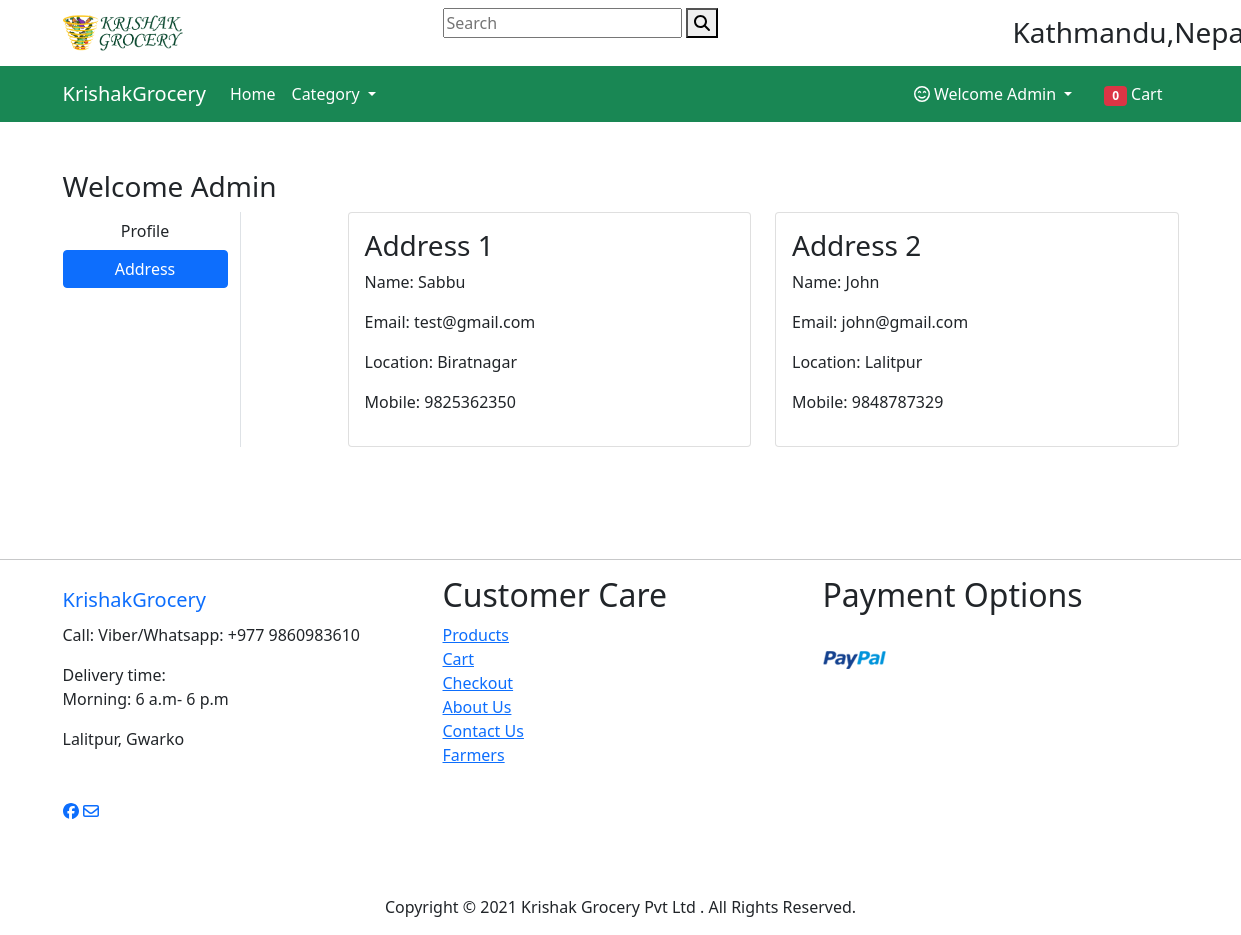
Page /address/ (signed in) on the earlier database version.
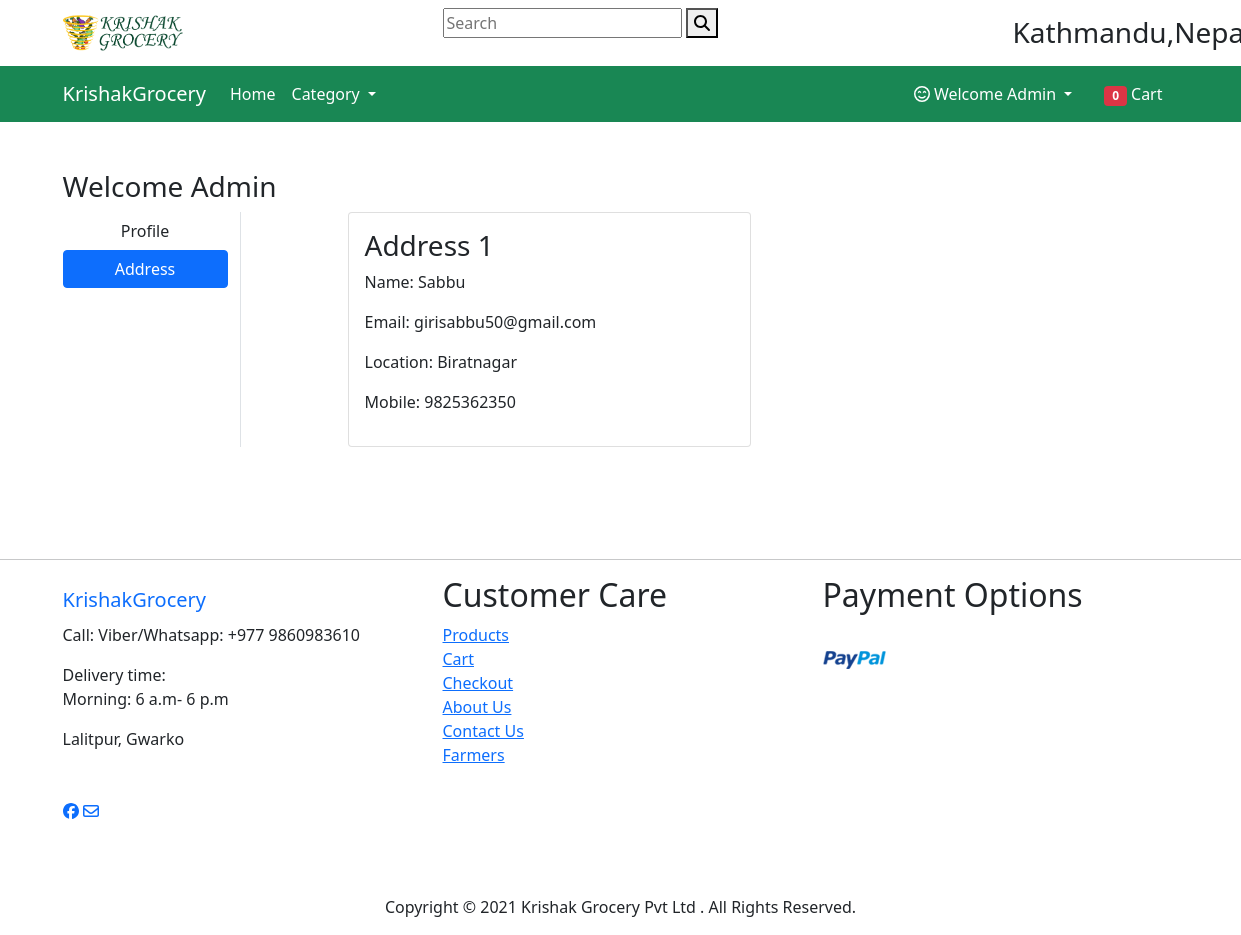
Same page on the later database version.
### app/models.py (models this page shows, shortened)
class Customer(models.Model):
    user = models.ForeignKey(User, on_delete=models.CASCADE)
    name =  models.CharField(max_length=200)
    email = models.EmailField(max_length=50)
    mobile_number = models.CharField(max_length=200)
    location = models.CharField(max_length=200)

### app/views.py (the view)
# urls.py: path('address/', views.address, name='address'),
def address(request):
    totalitem = 0
    if request.user.is_authenticated:
        totalitem = len(Cart.objects.filter(user=request.user))
        add = Customer.objects.filter(user=request.user)
    return render(request, 'app/address.html', {'add':add, 'totalitem':totalitem, 'active':'btn-primary'})

### app/templates/app/address.html (shortened to what this page needs)
{% extends 'app/base.html' %}
{% load static %}
{% block main-content %}
<div class="container my-5">
 <div class="row">
 <h3>Welcome <span class="text-capitalize">{{request.user}}</span></h3>
  <div class="col-sm-2 border-end">
   <ul class="list-unstyled">
    <li class="d-grid"><a href="{% url 'profile' %}" class="btn ">Profile</a></li>
    <li class="d-grid"><a href="{% url 'address' %}" class="btn {{active}}">Address</a></li>
   </ul>
  </div>
  <div class="col-sm-9 offset-sm-1">
   <div class="row">
    {% for ad in add %}
    <div class="col-sm-6">
     <div class="card">
      <div class="card-body">
       <h3>Address {{forloop.counter}}</h3>
       <p>Name: {{ad.name}}</p>
       <p>Email: {{ad.email}}</p>
       <p>Location: {{ad.location}}</p>
       <p>Mobile: {{ad.mobile_number}}</p>
      </div>
     </div>
    </div>
    {% endfor %}
   </div>
  </div>
 </div>
</div>
{% endblock main-content %}

Differences in the rows shown:
removed Customer: name "John", email "john@gmail.com", location "Lalitpur", mobile_number "9848787329"
changed Customer "Sabbu": email "test@gmail.com" → "girisabbu50@gmail.com"
